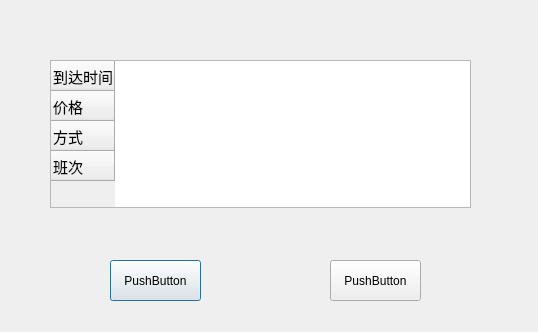
<?xml version="1.0" encoding="UTF-8"?>
<ui version="4.0">
 <class>table</class>
 <widget class="QDialog" name="table">
  <property name="geometry">
   <rect>
    <x>0</x>
    <y>0</y>
    <width>538</width>
    <height>332</height>
   </rect>
  </property>
  <property name="windowTitle">
   <string>Dialog</string>
  </property>
  <property name="styleSheet">
   <string notr="true"/>
  </property>
  <widget class="QPushButton" name="pushButton">
   <property name="geometry">
    <rect>
     <x>110</x>
     <y>260</y>
     <width>91</width>
     <height>41</height>
    </rect>
   </property>
   <property name="styleSheet">
    <string notr="true">background-image: url(:/image/start.jpg);</string>
   </property>
   <property name="text">
    <string>PushButton</string>
   </property>
  </widget>
  <widget class="QPushButton" name="pushButton_2">
   <property name="geometry">
    <rect>
     <x>330</x>
     <y>260</y>
     <width>91</width>
     <height>41</height>
    </rect>
   </property>
   <property name="styleSheet">
    <string notr="true">background-image: url(:/image/start.jpg);</string>
   </property>
   <property name="text">
    <string>PushButton</string>
   </property>
  </widget>
  <widget class="QTableWidget" name="tableWidget">
   <property name="geometry">
    <rect>
     <x>50</x>
     <y>60</y>
     <width>421</width>
     <height>148</height>
    </rect>
   </property>
   <property name="font">
    <font>
     <pointsize>11</pointsize>
    </font>
   </property>
   <row>
    <property name="text">
     <string>到达时间</string>
    </property>
    <property name="font">
     <font>
      <family>Agency FB</family>
      <pointsize>11</pointsize>
     </font>
    </property>
   </row>
   <row>
    <property name="text">
     <string>价格</string>
    </property>
    <property name="font">
     <font>
      <family>Agency FB</family>
      <pointsize>11</pointsize>
     </font>
    </property>
   </row>
   <row>
    <property name="text">
     <string>方式</string>
    </property>
    <property name="font">
     <font>
      <family>Agency FB</family>
      <pointsize>11</pointsize>
     </font>
    </property>
   </row>
   <row>
    <property name="text">
     <string>班次</string>
    </property>
    <property name="font">
     <font>
      <family>Agency FB</family>
      <pointsize>11</pointsize>
     </font>
    </property>
   </row>
  </widget>
 </widget>
 <resources/>
 <connections/>
</ui>
